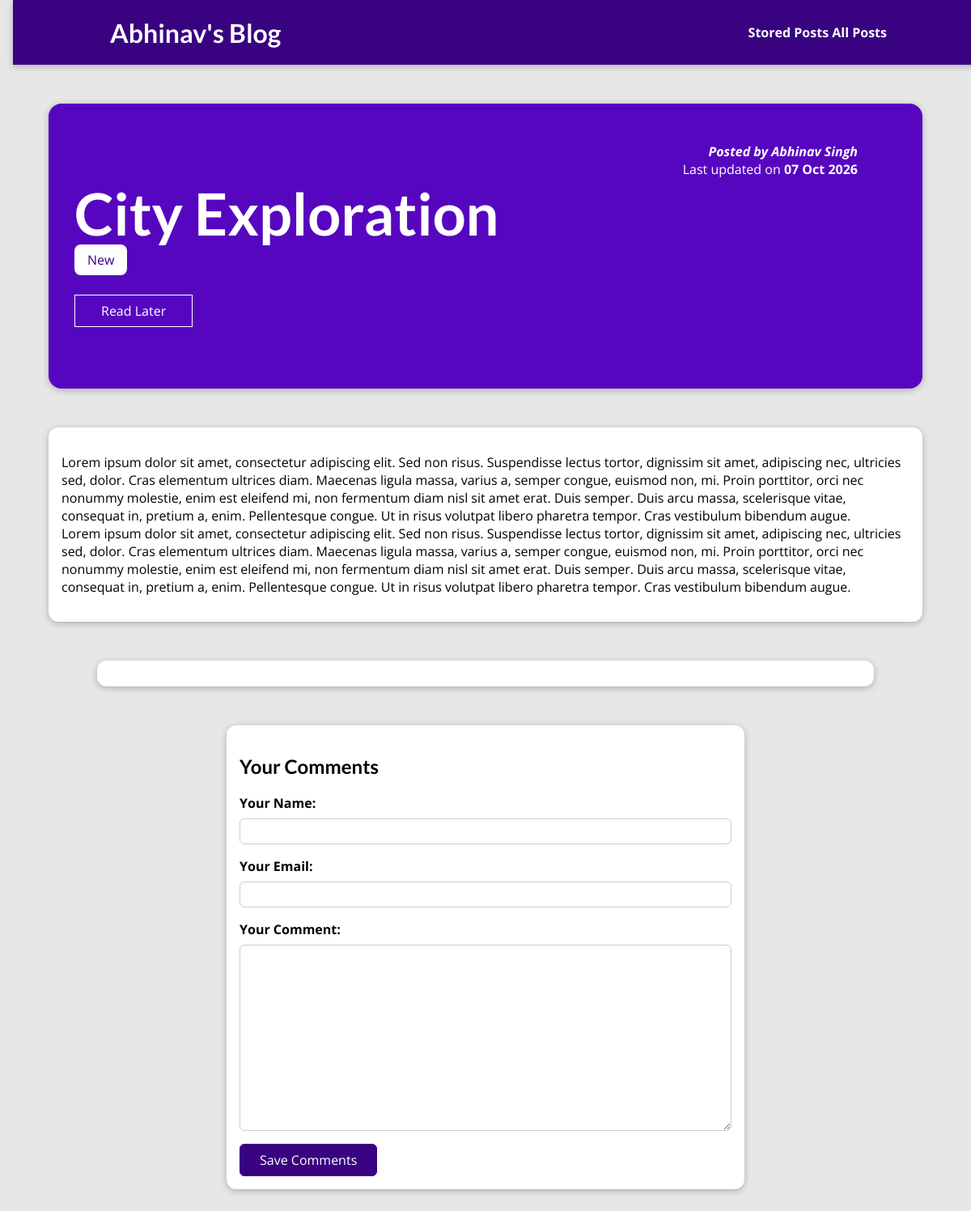
The page /posts/city-exploration on the database as committed earlier.
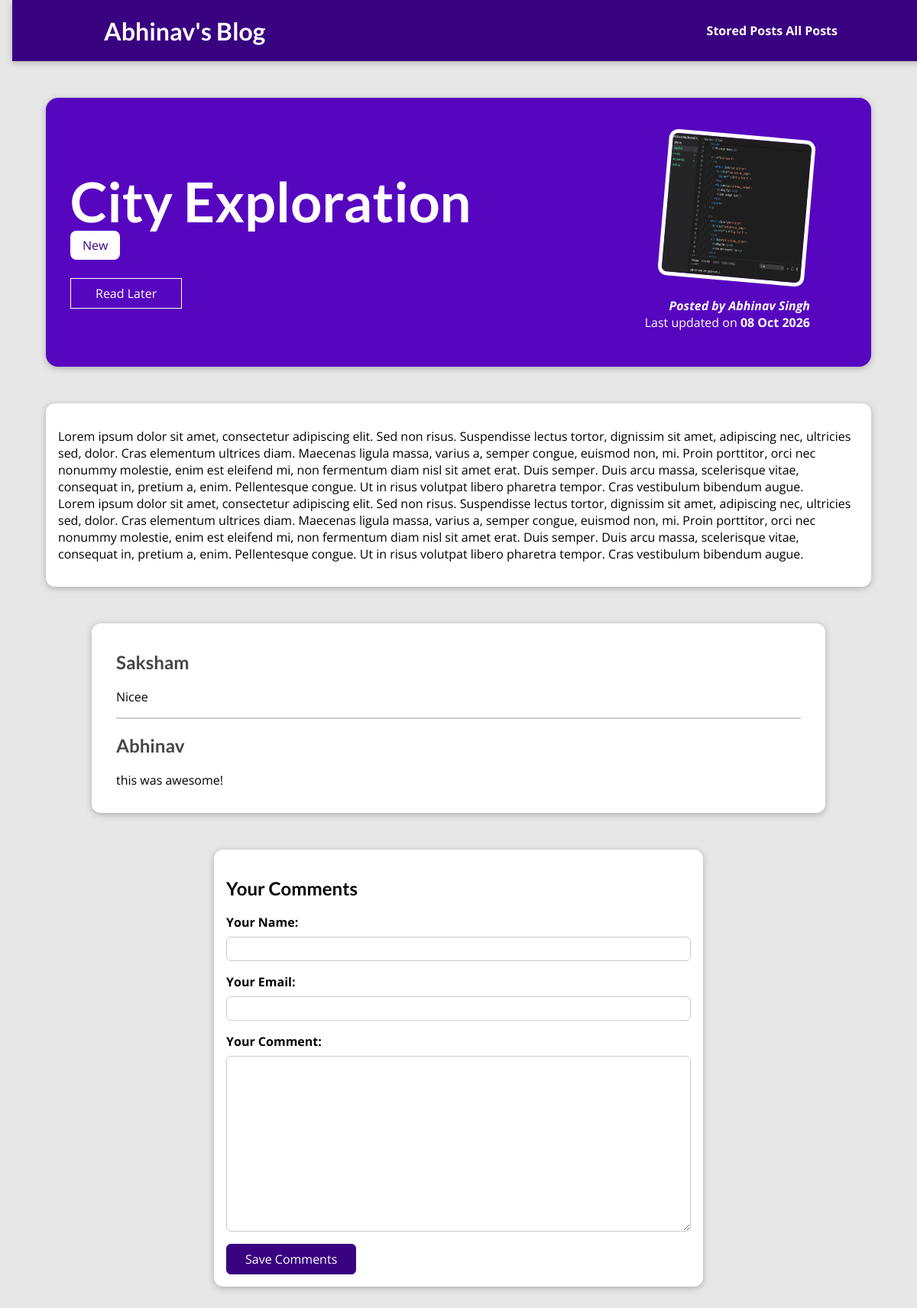
The same page on the database as committed later.
### blog/models.py (models this page shows, shortened)
class Tag(models.Model):
    caption = models.CharField(max_length=20)

class Post(models.Model):
    title = models.CharField(max_length=150)
    excerpt = models.CharField(max_length=200)
    image = models.ImageField(upload_to="posts", null=True)
    date = models.DateField(auto_now=True)
    slug = models.SlugField(unique=True, db_index=True)
    content = models.TextField(validators=[MinLengthValidator(10)])
    author = models.ForeignKey(Author, on_delete=models.SET_NULL, null=True, related_name="posts")
    tags = models.ManyToManyField(Tag)

class Author(models.Model):
    first_name = models.CharField(max_length=50)
    last_name = models.CharField(max_length=50)
    email = models.EmailField(max_length=254, unique=True)
    def full_name(self):
        return f"{self.first_name} {self.last_name}"
    def __str__(self):
        return self.full_name()

class Comment(models.Model):
    user_name = models.CharField(max_length=120)
    user_email = models.EmailField()
    text = models.TextField(max_length=400)
    post = models.ForeignKey(
        Post, on_delete=models.CASCADE, related_name="comments"
    )

### blog/views.py (the view)
# urls.py: path("posts/<slug:slug>", views.SingletonPostView.as_view(), name="post-detail-page"),
class SingletonPostView(View):
    template_name = "blog/post-detail.html"
    def is_stored_post(self, request, post_id):
        return post_id in request.session.get("stored_posts", [])
    def render_post(self, request, post, comment_form):
        context = {
            "post": post,
            "post_tags": post.tags.all(),
            "comment_form": comment_form,
            "comments": post.comments.all().order_by("-id"),
            "saved_for_later": self.is_stored_post(request, post.id),
        }
        return render(request, self.template_name, context)
    def get(self, request, slug):
        post = get_object_or_404(Post, slug=slug)
        return self.render_post(request, post, CommentForm())
    def post(self, request, slug):
        post = get_object_or_404(Post, slug=slug)
        comment_form = CommentForm(request.POST)
        if comment_form.is_valid():
            comment = comment_form.save(commit=False)
            comment.post = post
            comment.save()
            return HttpResponseRedirect(reverse("post-detail-page", args=[slug]))
        return self.render_post(request, post, comment_form)

### blog/forms.py
class CommentForm(forms.ModelForm):
    class Meta:
        model = Comment
        exclude = ["post"]
        labels = {
            "user_name":"Your Name",
            "user_email":"Your Email",
            "text": "Your Comment"
        }

### blog/templates/blog/post-detail.html (shortened to what this page needs)
{% extends "base.html" %}
{% load static %}
{% block css_files %}
    <link rel="stylesheet" href="{% static 'blog/post-detail.css' %}"/>
{% endblock %}
{% block content %}
    <section id = "summary">
        <h2>{{ post.title }}</h2>
        <div>
            {% for tag in post_tags %}
                <span class="tag">{{ tag.caption }}</span>
            {% endfor %}
        </div>
        <div id = "read-later">
            <form action="{% url "read-later" %}" method="POST">
                <button>
                    {% if saved_for_later %}
                        Remove from "Read Later" List
                    {%else%}
                        Read Later
                    {%endif%}
                </button>
            </form>
        </div>
        <article>
            {% if post.image %}
                <img src="{{ post.image.url }}" alt="{{ post.title }}">
            {% endif %}
            {% if post.author %}
                <address>Posted by <a href="mailto:{{ post.author.email }}">{{ post.author }}</a></address>
            {% endif %}
            <div>
                Last updated on <time> {{ post.date|date:"d M Y" }} </time>
            </div>
        </article>
    </section>
    <main>
        {{post.content|linebreaks}}
    </main>
    <section id="comments">
        <ul>
            {% for comment in comments %}
                <li>
                    <h2>{{ comment.user_name }}</h2>
                    {{ comment.text|linebreaks }}
                </li>
            {% endfor %}
        </ul>
    </section>
    <div>
    <section id="comment-form">
        <h2>Your Comments</h2>
        <form action="{% url "post-detail-page" post.slug %}" method="POST" novalidate>
            {% for form_field in comment_form %}
                <div class ="form-control {% if form_field.errors %} invalid{% endif %}">
                    {{ form_field.label_tag }}
                    {{ form_field }}
                </div>
            {% endfor %}
            <button>Save Comments</button>
        </form>
    </section>
    </div>
{% endblock %}

Rows that differ between the two databases and show on the page:
changed Post "City Exploration": image: picture added; date "07 Oct 2026" → "08 Oct 2026"
added Comment: user_name "Saksham", text "Nicee"
added Comment: user_name "Abhinav", text "this was awesome!"
